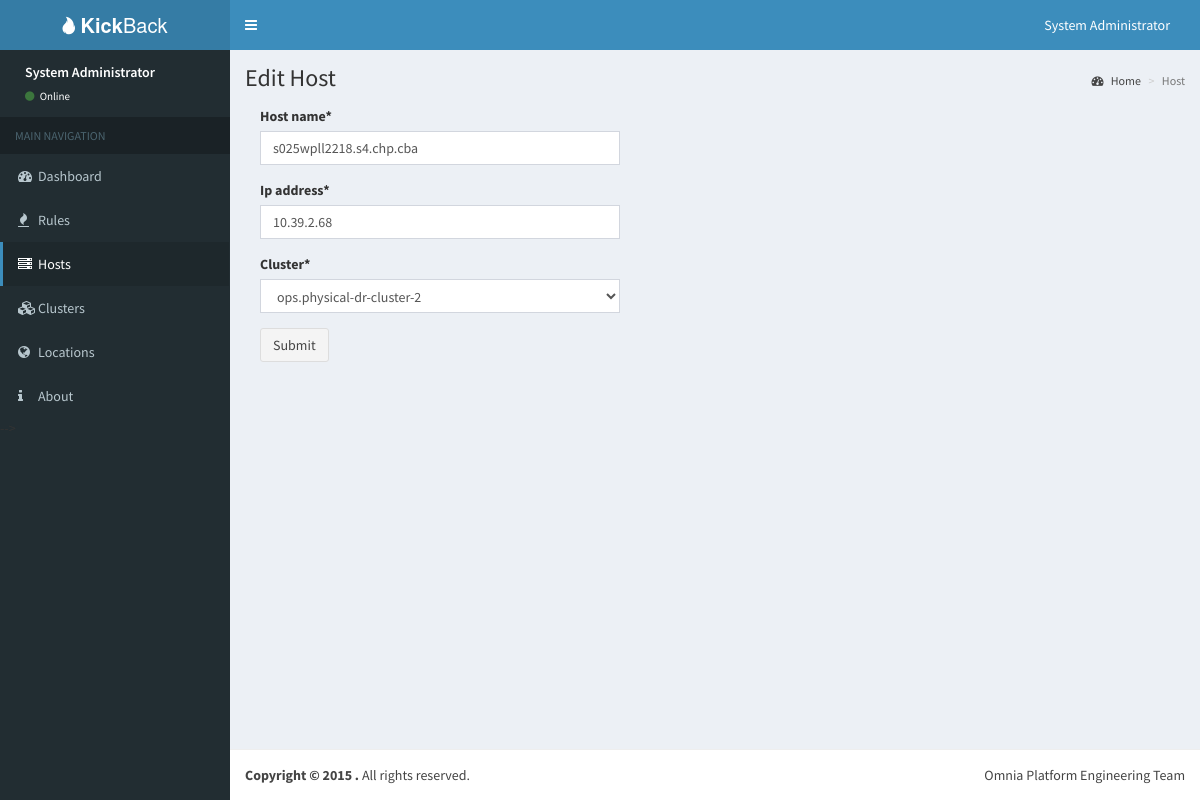
Screenshot of /host/update/1/ (signed in) with the database file from the repository.
### clusters/models.py (models this page shows)
class Host(models.Model):
	host_name = models.CharField(max_length=50,unique=True)
	ip_address = models.IPAddressField(unique=True)
	cluster = models.ForeignKey(Cluster)
	added_at = models.DateTimeField(auto_now_add=True)
	updated_at = models.DateTimeField(auto_now=True)
 	class Meta:
		unique_together = ("host_name","ip_address")
	def __str__(self):
		return self.host_name

### firewalls/views.py (the view)
# urls.py: url(r'^host/update/(?P<pk>\d+)/$', views.HostUpdate.as_view(), name='host-update'),
class HostUpdate(UpdateView):
    model=Host
    template_name='firewalls/host_update.html'
    success_url = '/host/list'
    fields = ['host_name','ip_address','cluster']
    @method_decorator(login_required(login_url="/login"))
    def dispatch(self, *args, **kwargs):
        return super(HostUpdate, self).dispatch(*args, **kwargs)

### clusters/models.py (called while the page is built)
	def __str__(self):
		return self.cluster_name

### firewalls/templates/firewalls/host_update.html (shortened to what this page needs)
{% extends 'firewalls/base.html'%}
{% load crispy_forms_tags %}
{% block sidebar %}
<ul class="sidebar-menu">
  <li class="header">MAIN NAVIGATION</li>
  <li><a href="/"><i class="fa fa-dashboard"></i><span>Dashboard</span></a></li>
  <li><a href="/rule/list"><i class="fa fa-fire"></i><span>Rules</span></a></li>
  <li class="active"><a href="/host/list"><i class="fa fa-server"></i><span>Hosts</span></a></li>
  <li><a href="/cluster/list"><i class="fa fa-cubes"></i><span>Clusters</span></a></li>
  <li><a href="/location/list"><i class="fa fa-globe"></i><span>Locations</span></a></li>
  <li><a href="/about"><i class="fa fa-info"></i><span>About</span></a></li>
</section>
</aside>
{% endblock %}
{% block content %}
<div class="content-wrapper">
<section class="content-header">
<h1>
  Edit Host
</h1>
<ol class="breadcrumb">
  <li><a href="#"><i class="fa fa-dashboard"></i> Home</a></li>
  <li class="active">Host</li>
</ol>
</section>
<section class="content">
  <div class="container">
    <div class="row">
      <div class="col-lg-4">
      <form method="post">
        {{ form|crispy }}
        <input type="submit" class="btn btn-default" value="Submit">
      </form>
      </div>
    </div>
  </div>
</section>
</div>
{% endblock %}

### firewalls/templates/firewalls/base.html (shortened to what this page needs)
<!DOCTYPE html>
{% load staticfiles %}
<html>
  <head>
    <link href="{% static 'firewalls/bootstrap/css/bootstrap.min.css' %}" rel="stylesheet" type="text/css" />
    <link href="{% static 'firewalls/plugins/fontawesome/css/font-awesome.min.css' %}" rel="stylesheet" type="text/css" />
    <link href="{% static 'firewalls/plugins/ionicons/css/ionicons.min.css' %}" rel="stylesheet" type="text/css" />
    <link href="{% static 'firewalls/dist/css/AdminLTE.min.css' %}" rel="stylesheet" type="text/css" />
    <link href="{% static 'firewalls/dist/css/skins/skin-blue.min.css' %}" rel="stylesheet" type="text/css" />
    <link href="{% static 'firewalls/plugins/visjs/vis.css' %}"rel="stylesheet" type="text/css" />
    <link href="{% static 'firewalls/plugins/datatables/dataTables.bootstrap.css' %}"rel="stylesheet" type="text/css" />
  </head>
  <body class="skin-blue">
    <div class="wrapper">
      <header class="main-header">
        <a href="/" class="logo"><i class="ion ion-fireball"></i>&nbsp;<b>Kick</b>Back</a>
        <nav class="navbar navbar-static-top" role="navigation">
          <a href="#" class="sidebar-toggle" data-toggle="offcanvas" role="button">
          </a>
          <div class="navbar-custom-menu">
            <ul class="nav navbar-nav">
              <li class="dropdown user user-menu">
                <a href="#" class="dropdown-toggle" data-toggle="dropdown">
                  <span class="hidden-xs">{{ user.get_full_name|default:user.username }}</span>
                </a>
              </li>
            </ul>
          </div>
        </nav>
      </header>
      <aside class="main-sidebar">
        <section class="sidebar">
          <div class="user-panel">
            <div class="pull-left info">
              <p>{{ user.get_full_name|default:user.username }}</p>
              <a href="#"><i class="fa fa-circle text-success"></i> Online</a>
            </div>
          </div>
        {% block sidebar%}{% endblock %}
        {% block content %}{% endblock %}
      <footer class="main-footer">
        <div class="pull-right hidden-xs">
          Omnia Platform Engineering Team
        </div>
        <strong>Copyright &copy; 2015 <a href="#"></a>.</strong> All rights reserved.
      </footer>
    </div>
  </body>
</html>

### rows the page displays
Host: host_name "s025wpll2218.s4.chp.cba", ip_address "10.39.2.68", cluster "ops.physical-dr-cluster-2"

### other values shown
{{ user.get_full_name|default:user.username }} "System Administrator"
